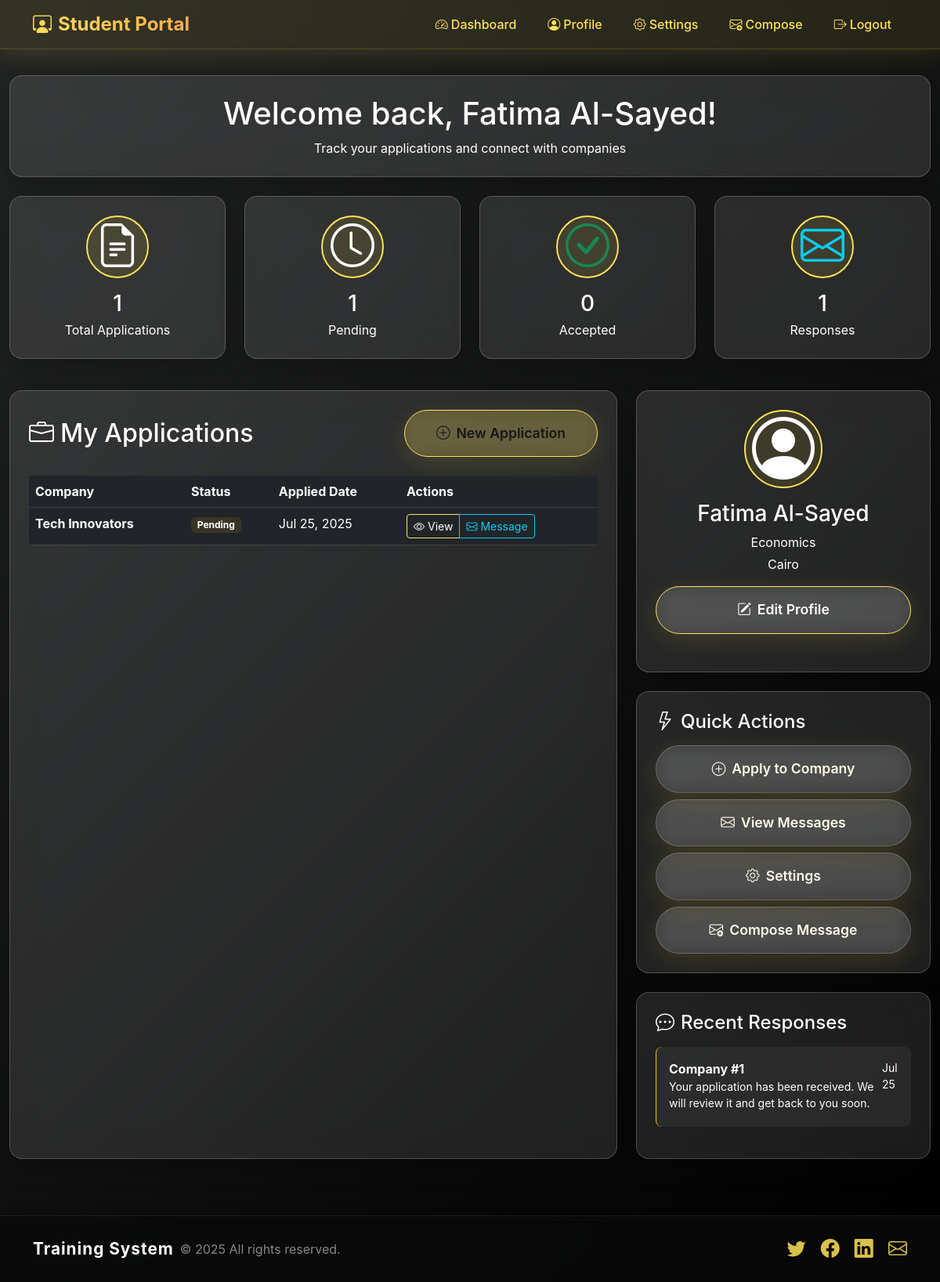
/?controller=student&action=dashboard (signed in), run on the app's committed database.
### tables this page shows
CREATE TABLE students (
    id INT AUTO_INCREMENT PRIMARY KEY,
    name VARCHAR(100) NOT NULL,
    email VARCHAR(100) NOT NULL UNIQUE,
    username VARCHAR(50) NOT NULL UNIQUE,
    password VARCHAR(255) NOT NULL,
    major VARCHAR(100) NOT NULL,
    city VARCHAR(100) NOT NULL,
    cv VARCHAR(255),
    linkedin VARCHAR(255),
    created_at TIMESTAMP DEFAULT CURRENT_TIMESTAMP
);

CREATE TABLE applications (
    id INT AUTO_INCREMENT PRIMARY KEY,
    student_id INT NOT NULL,
    company_id INT NOT NULL,
    status ENUM('pending', 'accepted', 'rejected') DEFAULT 'pending',
    comment TEXT,
    created_at TIMESTAMP DEFAULT CURRENT_TIMESTAMP,
    updated_at TIMESTAMP NULL,
    FOREIGN KEY (student_id) REFERENCES students(id) ON DELETE CASCADE,
    FOREIGN KEY (company_id) REFERENCES companies(id) ON DELETE CASCADE,
    INDEX idx_student (student_id),
    INDEX idx_company (company_id)
);

CREATE TABLE companies (
    id INT AUTO_INCREMENT PRIMARY KEY,
    name VARCHAR(100) NOT NULL,
    email VARCHAR(100) NOT NULL UNIQUE,
    username VARCHAR(50) NOT NULL UNIQUE,
    password VARCHAR(255) NOT NULL,
    field VARCHAR(100) NOT NULL,
    city VARCHAR(100) NOT NULL,
    description TEXT,
    website VARCHAR(255),
    logo VARCHAR(255),
    created_at TIMESTAMP DEFAULT CURRENT_TIMESTAMP
);

CREATE TABLE messages (
    id INT AUTO_INCREMENT PRIMARY KEY,
    sender_id INT NOT NULL,
    sender_type ENUM('student', 'company', 'admin') NOT NULL,
    receiver_id INT NOT NULL,
    receiver_type ENUM('student', 'company', 'admin') NOT NULL,
    subject VARCHAR(255) DEFAULT NULL,
    content TEXT NOT NULL,
    application_id INT DEFAULT NULL,
    is_read BOOLEAN DEFAULT FALSE,
    created_at TIMESTAMP DEFAULT CURRENT_TIMESTAMP,
    INDEX idx_sender (sender_id, sender_type),
    INDEX idx_receiver (receiver_id, receiver_type),
    INDEX idx_application (application_id),
    FOREIGN KEY (application_id) REFERENCES applications(id) ON DELETE SET NULL
);

### app/controllers/StudentController.php (called while the page is built, shortened)
<?php
require_once __DIR__ . '/../models/Student.php';
class StudentController {
    public function dashboard() {
        require __DIR__ . '/../views/student/dashboard.php';
    }
}

### app/models/Student.php (called while the page is built, shortened)
<?php
class Student {
    private $pdo;
    public function __construct($pdo) {
        $this->pdo = $pdo;
    }
    public function getProfile($id) {
        $sql = "SELECT * FROM students WHERE id = ?";
        $stmt = $this->pdo->prepare($sql);
        $stmt->execute([$id]);
        return $stmt->fetch();
    }
}

### config/autoload.php (called while the page is built, shortened)
<?php
spl_autoload_register(function ($class) {
    $paths = [
        __DIR__ . '/../app/controllers/' . $class . '.php',
        __DIR__ . '/../app/models/' . $class . '.php',
    ];
    foreach ($paths as $file) {
        if (file_exists($file)) {
            return;
        }
    }
});

### app/models/Application.php (called while the page is built, shortened)
<?php
class Application {
    private $pdo;
    public function __construct($pdo) {
        $this->pdo = $pdo;
    }
    public function getByStudent($student_id) {
        $sql = "SELECT a.*, c.name AS company_name FROM applications a JOIN companies c ON a.company_id = c.id WHERE a.student_id = ? ORDER BY a.created_at DESC";
        $stmt = $this->pdo->prepare($sql);
        $stmt->execute([$student_id]);
        return $stmt->fetchAll();
    }
}

### app/models/Message.php (called while the page is built, shortened)
<?php
class Message {
    private $pdo;
    public function __construct($pdo) {
        $this->pdo = $pdo;
    }
    public function getByUser($user_id, $user_type) {
        $sql = "SELECT m.*,
                       CASE
                           WHEN m.sender_type = 'student' THEN s.name
                           WHEN m.sender_type = 'company' THEN c.name
                           ELSE 'Unknown'
                       END as sender_name,
                       CASE
                           WHEN m.receiver_type = 'student' THEN s2.name
                           WHEN m.receiver_type = 'company' THEN c2.name
                           ELSE 'Unknown'
                       END as receiver_name
                FROM messages m
                LEFT JOIN students s ON m.sender_type = 'student' AND m.sender_id = s.id
                LEFT JOIN companies c ON m.sender_type = 'company' AND m.sender_id = c.id
                LEFT JOIN students s2 ON m.receiver_type = 'student' AND m.receiver_id = s2.id
                LEFT JOIN companies c2 ON m.receiver_type = 'company' AND m.receiver_id = c2.id
                WHERE (m.sender_id = ? AND m.sender_type = ?) OR (m.receiver_id = ? AND m.receiver_type = ?)
                ORDER BY m.created_at DESC";
        $stmt = $this->pdo->prepare($sql);
        $stmt->execute([$user_id, $user_type, $user_id, $user_type]);
        return $stmt->fetchAll();
    }
}

### app/views/student/dashboard.php (the view, shortened to what this page needs)
<?php include __DIR__ . '/../layout/header.php'; ?>
<?php
$studentModel = new Student($GLOBALS['pdo']);
$student = $studentModel->getProfile($_SESSION['student_id']);
$applicationModel = new Application($GLOBALS['pdo']);
$applications = $applicationModel->getByStudent($_SESSION['student_id']);
$messageModel = new Message($GLOBALS['pdo']);
$studentMessages = $messageModel->getByUser($_SESSION['student_id'], 'student');
$companyResponses = array_filter($studentMessages, function($msg) {
    return $msg['sender_type'] === 'company';
});
$totalApplications = count($applications);
$acceptedApplications = count(array_filter($applications, fn($app) => $app['status'] === 'accepted'));
$pendingApplications = count(array_filter($applications, fn($app) => $app['status'] === 'pending'));
?>
<div class="container-fluid py-5 mt-5">
    <div class="row mb-4">
        <div class="col-12">
            <div class="glass-card p-4 text-center">
                <h1 class="text-white mb-2">Welcome back, <?= htmlspecialchars($student['name']) ?>!</h1>
                <p class="text-white mb-0">Track your applications and connect with companies</p>
            </div>
        </div>
    </div>
    <div class="row mb-4">
        <div class="col-lg-3 col-md-6 mb-3">
            <div class="glass-card p-4 text-center h-100">
                <div class="stat-icon mb-3">
                    <i class="bi bi-file-earmark-text display-4 text-warning"></i>
                </div>
                <h3 class="text-white mb-1"><?= $totalApplications ?></h3>
                <p class="text-white mb-0">Total Applications</p>
            </div>
        </div>
        <div class="col-lg-3 col-md-6 mb-3">
            <div class="glass-card p-4 text-center h-100">
                <div class="stat-icon mb-3">
                    <i class="bi bi-clock display-4 text-warning"></i>
                </div>
                <h3 class="text-white mb-1"><?= $pendingApplications ?></h3>
                <p class="text-white mb-0">Pending</p>
            </div>
        </div>
        <div class="col-lg-3 col-md-6 mb-3">
            <div class="glass-card p-4 text-center h-100">
                <div class="stat-icon mb-3">
                    <i class="bi bi-check-circle display-4 text-success"></i>
                </div>
                <h3 class="text-white mb-1"><?= $acceptedApplications ?></h3>
                <p class="text-white mb-0">Accepted</p>
            </div>
                    </div>
        <div class="col-lg-3 col-md-6 mb-3">
            <div class="glass-card p-4 text-center h-100">
                <div class="stat-icon mb-3">
                    <i class="bi bi-envelope display-4 text-info"></i>
                </div>
                <h3 class="text-white mb-1"><?= count($companyResponses) ?></h3>
                <p class="text-white mb-0">Responses</p>
                </div>
            </div>
        </div>
    <div class="row">
        <div class="col-lg-8 mb-4">
            <div class="glass-card p-4 h-100">
                <div class="d-flex justify-content-between align-items-center mb-4">
                    <h2 class="text-white mb-0">
                        <i class="bi bi-briefcase me-2"></i>My Applications
                    </h2>
                    <a href="?controller=student&action=composeMessage" class="btn btn-glass btn-primary-glass">
                        <i class="bi bi-plus-circle me-2"></i>New Application
                    </a>
                </div>
                <?php if (empty($applications)): ?>
                    <div class="text-center py-5">
                        <div class="empty-state mb-4">
                            <i class="bi bi-inbox display-1 text-white"></i>
                        </div>
                        <h4 class="text-white mb-3">No Applications Yet</h4>
                        <p class="text-white mb-4">Start your journey by applying to companies!</p>
                        <a href="?controller=application&action=create" class="btn btn-glass btn-primary-glass">
                            <i class="bi bi-rocket-takeoff me-2"></i>Apply Now
                        </a>
                    </div>
                <?php else: ?>
                    <div class="table-responsive">
                        <table class="table table-hover table-dark">
                            <thead>
                                <tr>
                                    <th class="text-white">Company</th>
                                    <th class="text-white">Status</th>
                                    <th class="text-white">Applied Date</th>
                                    <th class="text-white">Actions</th>
                                </tr>
                            </thead>
                            <tbody>
                                <?php foreach ($applications as $app): ?>
                                    <tr>
                                        <td>
                                            <strong class="text-warning"><?= htmlspecialchars($app['company_name']) ?></strong>
                                        </td>
                                        <td>
                                            <?php
                                            $statusClass = match($app['status']) {
                                                'accepted' => 'success',
                                                'rejected' => 'danger',
                                                default => 'warning'
                                            };
                                            $statusText = ucfirst($app['status']);
                                            ?>
                                            <span class="badge bg-<?= $statusClass ?>"><?= $statusText ?></span>
                                        </td>
                                        <td class="text-white">
                                            <?= date('M d, Y', strtotime($app['created_at'])) ?>
                                        </td>
                                        <td>
                                            <div class="btn-group" role="group">
                                            <a href="?controller=application&action=detail&id=<?= $app['id'] ?>"
                                               class="btn btn-sm btn-outline-warning">
                                                <i class="bi bi-eye me-1"></i>View
                                            </a>
                                                <?php if ($app['status'] === 'pending'): ?>
                                                    <a href="?controller=message&action=sendApplication&company_id=<?= $app['company_id'] ?>&application_id=<?= $app['id'] ?>"
                                                       class="btn btn-sm btn-outline-info">
                                                        <i class="bi bi-envelope me-1"></i>Message
                                                    </a>
                                                <?php endif; ?>
                                            </div>
                                        </td>
                                    </tr>
                                <?php endforeach; ?>
                            </tbody>
                        </table>
                    </div>
                <?php endif; ?>
            </div>
        </div>
        <div class="col-lg-4 mb-4">
            <div class="glass-card p-4 mb-4">
                <div class="text-center mb-4">
                    <div class="profile-avatar mb-3">
                        <i class="bi bi-person-circle display-1 text-warning"></i>
                    </div>
                    <h3 class="text-white mb-2"><?= htmlspecialchars($student['name']) ?></h3>
                    <p class="text-white mb-1"><?= htmlspecialchars($student['major']) ?></p>
                    <p class="text-white mb-3"><?= htmlspecialchars($student['city']) ?></p>
                    <div class="d-grid gap-2">
                        <a href="?controller=student&action=profile" class="btn btn-glass btn-outline-warning">
                            <i class="bi bi-pencil-square me-2"></i>Edit Profile
                        </a>
        </div>
    </div>
            </div>
            <div class="glass-card p-4 mb-4">
                <h4 class="text-white mb-3">
                    <i class="bi bi-lightning me-2"></i>Quick Actions
                </h4>
                <div class="d-grid gap-2">
                    <a href="?controller=student&action=composeMessage" class="btn btn-glass btn-outline-primary">
                        <i class="bi bi-plus-circle me-2"></i>Apply to Company
                    </a>
                    <a href="?controller=message&action=inbox" class="btn btn-glass btn-outline-info">
                        <i class="bi bi-envelope me-2"></i>View Messages
                    </a>
                                            <a href="?controller=student&action=settings" class="btn btn-glass btn-outline-secondary">
                            <i class="bi bi-gear me-2"></i>Settings
                        </a>
                        <a href="?controller=student&action=composeMessage" class="btn btn-glass btn-outline-info">
                            <i class="bi bi-envelope-plus me-2"></i>Compose Message
                        </a>
                </div>
            </div>
            <div class="glass-card p-4">
                <h4 class="text-white mb-3">
                    <i class="bi bi-chat-dots me-2"></i>Recent Responses
                </h4>
                <?php if (empty($companyResponses)): ?>
                    <p class="text-white mb-0">No responses yet.</p>
                <?php else: ?>
                    <div class="responses-list">
                        <?php
                        $recentResponses = array_slice($companyResponses, 0, 3);
                        foreach ($recentResponses as $msg):
                        ?>
                            <div class="response-item mb-3 p-3 border-start border-warning">
                                <div class="d-flex justify-content-between align-items-start">
                                    <div>
                                        <strong class="text-warning">Company #<?= htmlspecialchars($msg['sender_id']) ?></strong>
                                        <p class="text-white mb-1 small"><?= htmlspecialchars($msg['content']) ?></p>
                                    </div>
                                    <small class="text-white"><?= date('M d', strtotime($msg['created_at'])) ?></small>
                                </div>
                            </div>
                        <?php endforeach; ?>
                    </div>
                <?php endif; ?>
            </div>
        </div>
    </div>
</div>
<?php include __DIR__ . '/../layout/footer.php'; ?>

### data on the page
students: name "Fatima Al-Sayed", major "Economics", city "Cairo"
applications: status "1", status "0", company.name "Tech Innovators", status "Pending", created_at "Jul 25, 2025"
messages: sender "1", content "Your application has been received. We will review it and get back to you soon.", created_at "Jul 25"

### other printed values
$totalApplications "1"
count($companyResponses) "1"
